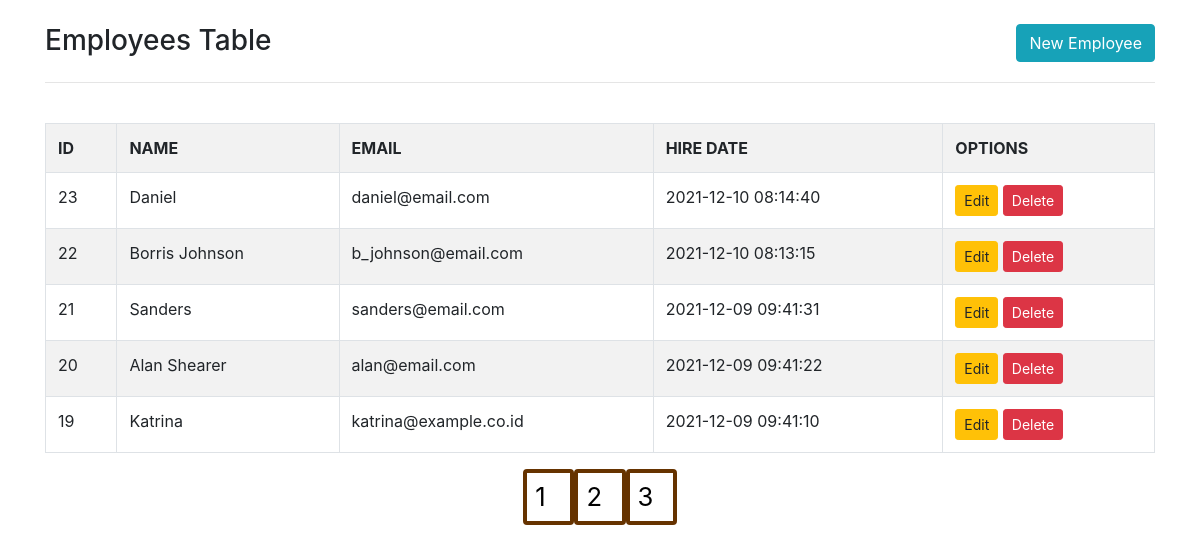
The page / on the database its author committed.
### tables this page shows
CREATE TABLE `employee` (
  `emp_id` int(15) NOT NULL,
  `emp_name` varchar(255) DEFAULT NULL,
  `emp_email` varchar(255) DEFAULT NULL,
  `emp_hire_date` timestamp NOT NULL DEFAULT current_timestamp() ON UPDATE current_timestamp()
);

### layout/pagination.php (called while the page is built)
<?php
include_once("./database/config.php");
$page = isset($_GET['page']) ? (int) $_GET['page'] : 1;
$perPage = isset($_GET['per-page']) && $_GET['per-page'] <= 50 ? (int) $_GET['per-page'] : 5;
$start = ($page > 1) ? ($page * $perPage) - $perPage : 0;
$employees = $dbConnection->prepare("SELECT SQL_CALC_FOUND_ROWS * FROM employee ORDER BY emp_id DESC LIMIT {$start}, {$perPage}");
$employees->execute();
$employees = $employees->fetchAll(PDO::FETCH_ASSOC);
$total = $dbConnection->query("SELECT FOUND_ROWS() as total")->fetch()['total'];
$pages = ceil($total / $perPage);

### index.php (the view, shortened to what this page needs)
<?php
require_once("./layout/master_head.php");
?>
<body>
    <?php
    include_once("./database/config.php");
    include_once("./layout/pagination.php");
    ?>
    <div class="container">
        <div class="row">
            <div class="col-md-12">
                <div class="d-flex justify-content-between mt-4">
                    <div>
                        <h3>Employees Table</h3>
                    </div>
                    <div>
                        <a class="btn btn-info text-white" href="./create.php">New Employee</a>
                    </div>
                </div>
                <hr>
            </div>
            <div class="col-md-12 mt-4">
                <table class="table table-striped table-hover table-bordered">
                    <tr>
                        <th>ID</th>
                        <th>NAME</th>
                        <th>EMAIL</th>
                        <th>HIRE DATE</th>
                        <th>OPTIONS</th>
                    </tr>
                    <?php
                    foreach ($employees as $row) :
                    ?>
                        <tr id="<?php echo $row['emp_id']; ?>">
                            <td><?php echo $row['emp_id']; ?></td>
                            <td><?php echo $row['emp_name']; ?></td>
                            <td><?php echo $row['emp_email']; ?></td>
                            <td><?php echo $row['emp_hire_date']; ?></td>
                            <td>
                                <a class="btn btn-warning btn-sm" href="./edit.php?emp_id=<?php echo $row['emp_id']; ?>">Edit</a>
                                <button class="btn btn-danger btn-sm remove">Delete</button>
                            </td>
                        </tr>
                    <?php
                    endforeach;
                    ?>
                </table>
            </div>
            <div class="col-md-12">
                <div class="row d-flex justify-content-center">
                    <?php for ($x = 1; $x <= $pages; $x++) : ?>
                        <ul class="pagination">
                            <li class="page-item">
                                <a class="page-link" href="?page=<?php echo $x; ?>&per-page=<?php echo $perPage; ?>">
                                    <?php echo $x; ?>
                                </a>
                            </li>
                        </ul>
                    <?php endfor; ?>
                </div>
            </div>
        </div>
    </div>
    <?php
    include_once("./layout/master_footer.php");
    ?>

### css/style.css (style rules this page uses)
.pagination > li > a { text-decoration: none; display: block; border: 4px solid #663300; color: #000; font-weight: 400; font-size: 1.6em; border-radius: 10px; width: 2em; height: auto; padding: 8px; }

### rows shown on the page
employee: emp_id "23", emp_name "Daniel", emp_email "daniel@email.com", emp_hire_date "2021-12-10 08:14:40"
employee: emp_id "22", emp_name "Borris Johnson", emp_email "b_johnson@email.com", emp_hire_date "2021-12-10 08:13:15"
employee: emp_id "21", emp_name "Sanders", emp_email "sanders@email.com", emp_hire_date "2021-12-09 09:41:31"
employee: emp_id "20", emp_name "Alan Shearer", emp_email "alan@email.com", emp_hire_date "2021-12-09 09:41:22"
employee: emp_id "19", emp_name "Katrina", emp_email "katrina@example.co.id", emp_hire_date "2021-12-09 09:41:10"
